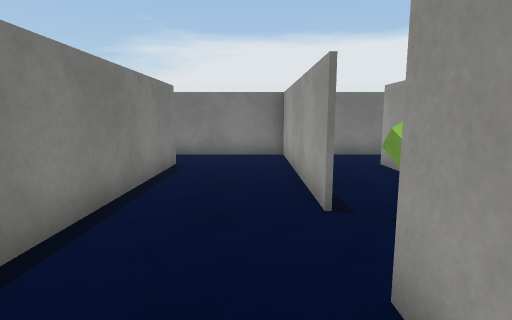
View 1 (above)

18 first-person views from a walk through a Unity game level. The camera is 1.3 m above the floor, tilts 8° down and sees 80° across. The floor is counted in squares, 1 m on a side. Each view is taken from the middle of a square. On the plan, view 1 faces up. The plan holds only what a view shows up to about 14 squares ahead; the rest is blank. The place goes on beyond the plan. The player character is not drawn. Surface patterns are stand-ins for the level's own textures.

View 2
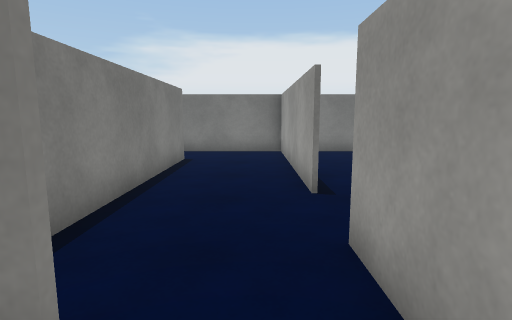

View 3
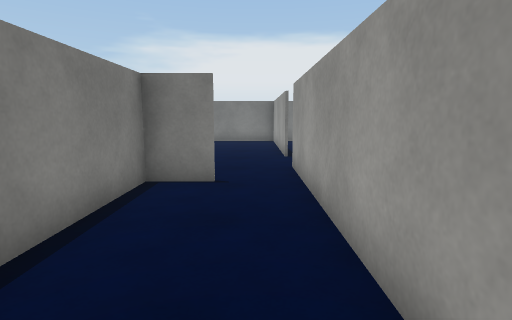

View 4
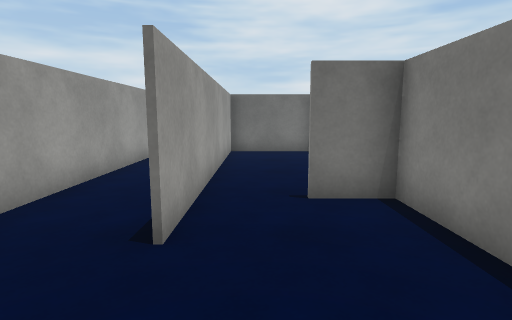

View 5
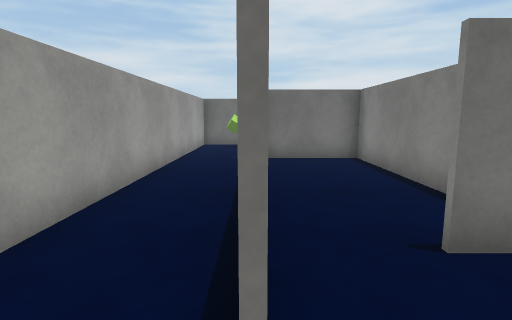

View 6
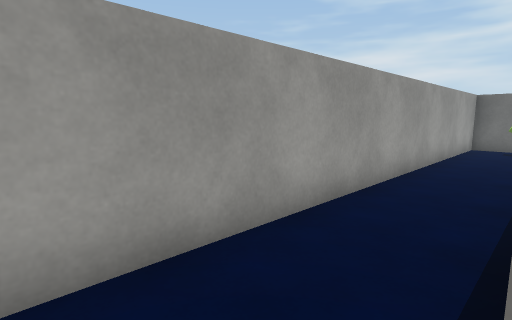

View 7
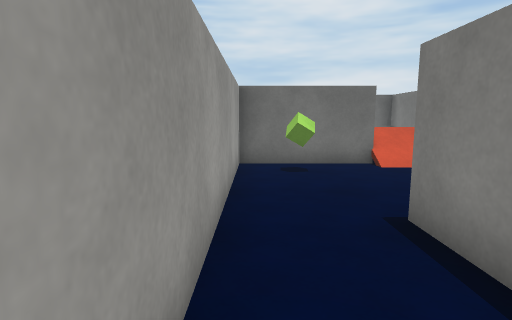

View 8
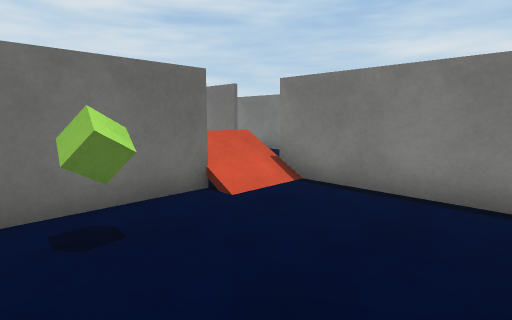

View 9
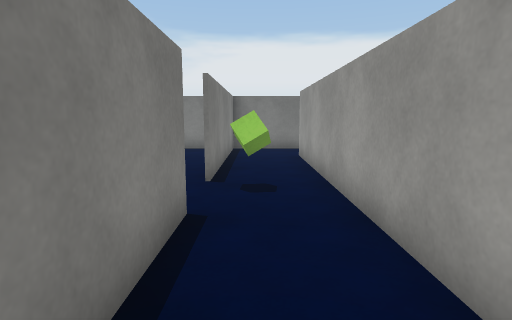

View 10
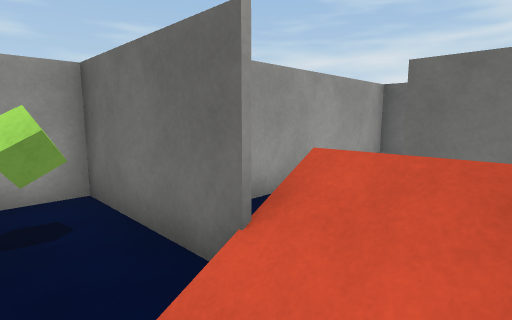

View 11
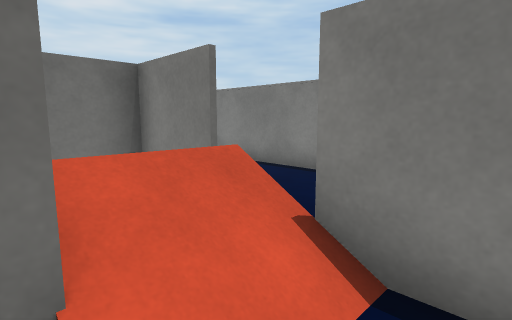

View 12
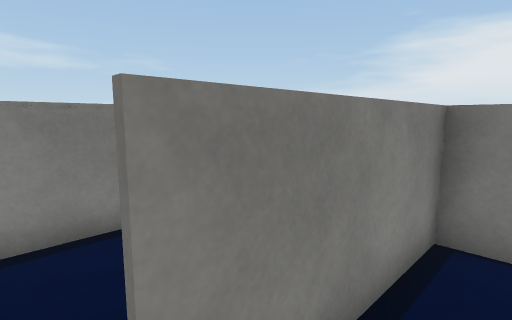

View 13
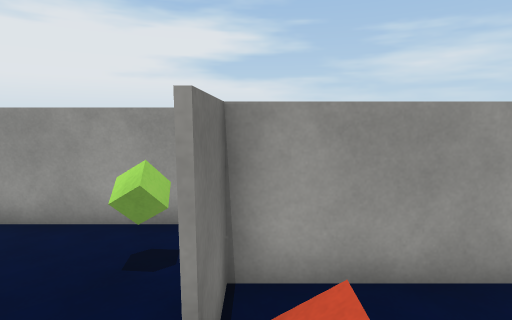

View 14
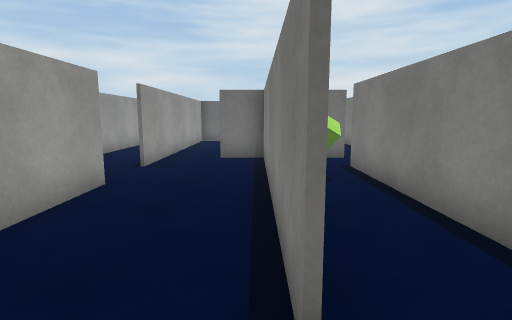

View 15
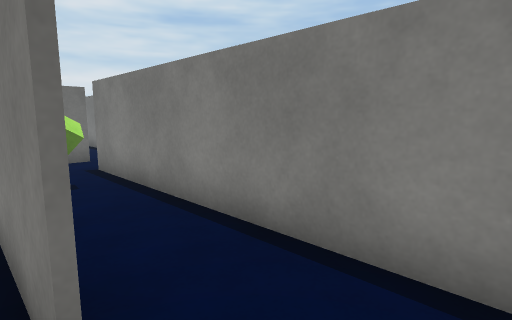

View 16
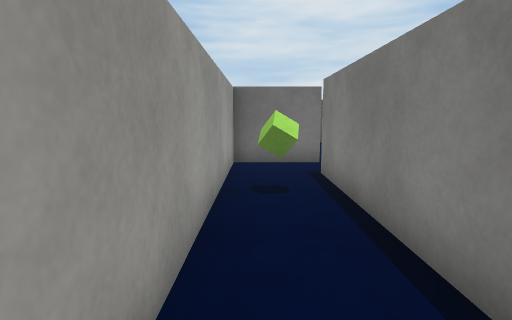

View 17
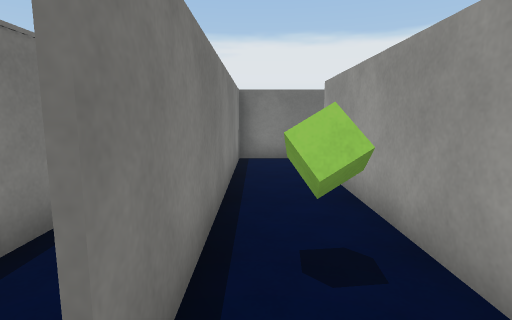

View 18
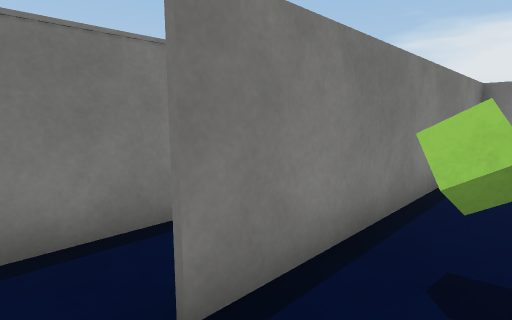

### Floor plan
Key: @ floor where view 1 was taken; # wall or solid block; . floor; / step, stairs or slope; = window, fence, low wall or low ledge; C green cube.
Columns run from 7 left of view 1 to 4 right of it. Each row starts with its distance up from view 1.
 11   ##########
 10   #.....#...
  9   #.....#...
  8   #..#..#..#
  7   #..#..#..#
  6   #..#..#..#
  5 # #..#..#..#
  4 #.#.C#..#C.#
  3 #.#..#.....#
  2 #.#..#..#..#
  1 #....#..#..#
  0   .####@#..#
 -1      #..#..#
 -2      #..#..#
 -3      #..#..#
 -4 #    #..#..#
 -5 #    #..#..#
 -6      #..#..#
 -7     #####..#
 -8     #......#
 -9     #......#
-10  #. #......#
-11  #..#///.C.#
-12  #..///#####
-13  #.. //.#=
-14  #.. #  #=
-15  #   ####=

Positions as (right, up) in squares from view 1, and headings:
1: (0, 0), facing up
2: (0, -1), facing up
3: (0, -6), facing up
4: (0, 5), facing down
5: (1, 3), facing down
6: (1, 3), facing down-right
7: (3, -3), facing down
8: (3, -7), facing down-left
9: (2, -2), facing up
10: (-2, -10), facing down-right
11: (0, -10), facing down-left
12: (-1, -12), facing up-left
13: (-2, -12), facing right
14: (-2, 10), facing down
15: (-2, 10), facing down-left
16: (-3, 9), facing down
17: (-4, 1), facing up
18: (-3, 1), facing up-left
